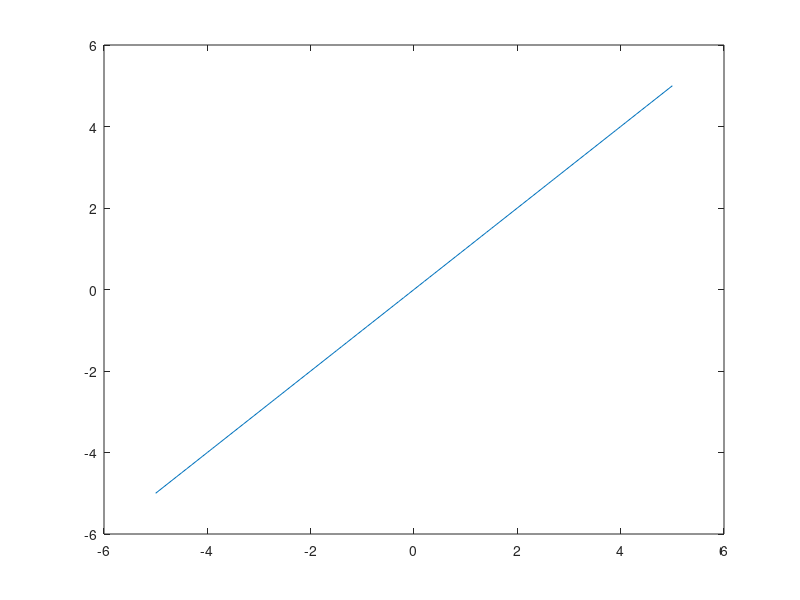
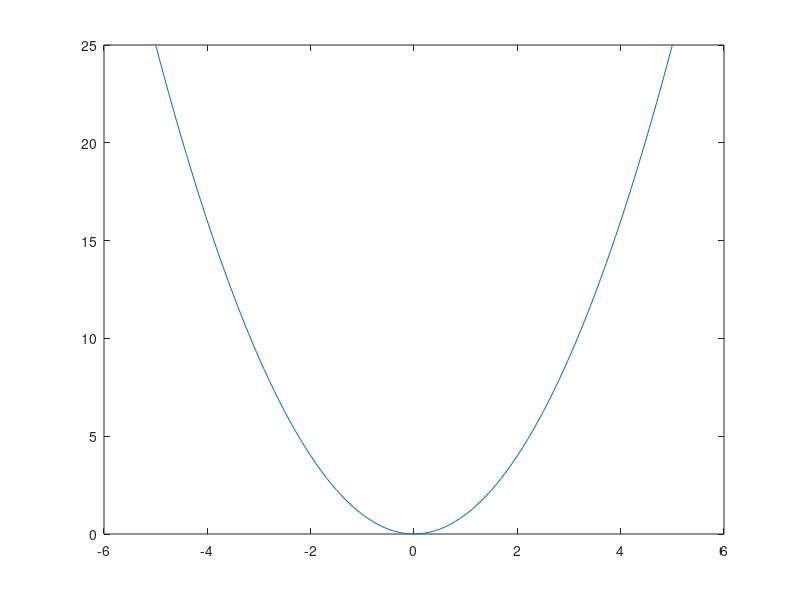
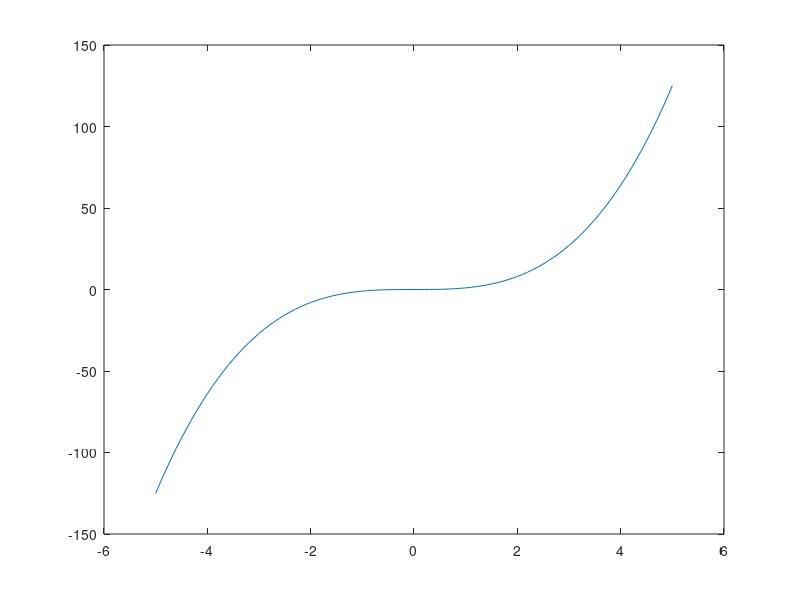
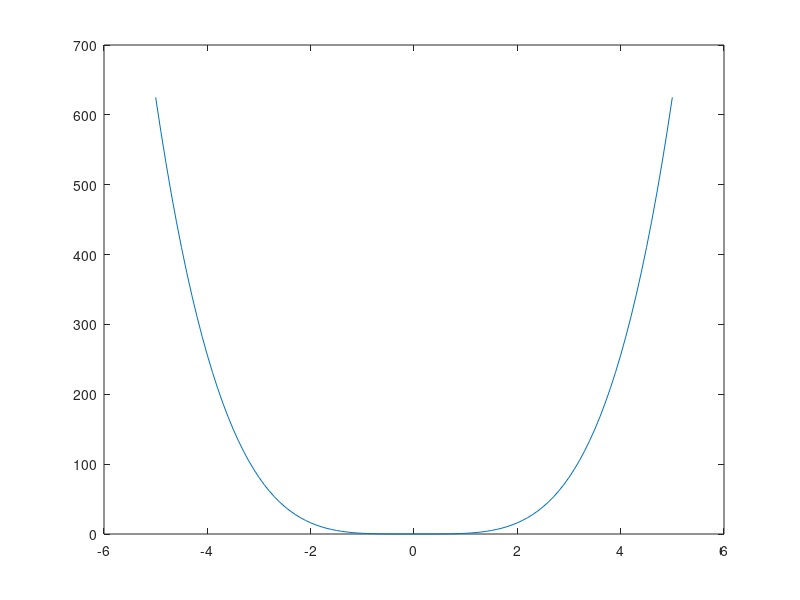

MATLAB code to generate these figures, in order: (Note: this script raises an error after producing the figures.)
function [out] = plottting()
	x = (-5:.1:5);
	for p = 1:5
	  plot (x, x.^p)
	  print animation.pdf -append
	endfor
	im = imread ("animation.pdf", "Index", "all");
	imwrite (im, "animation.gif", "DelayTime", .5)
endfunction